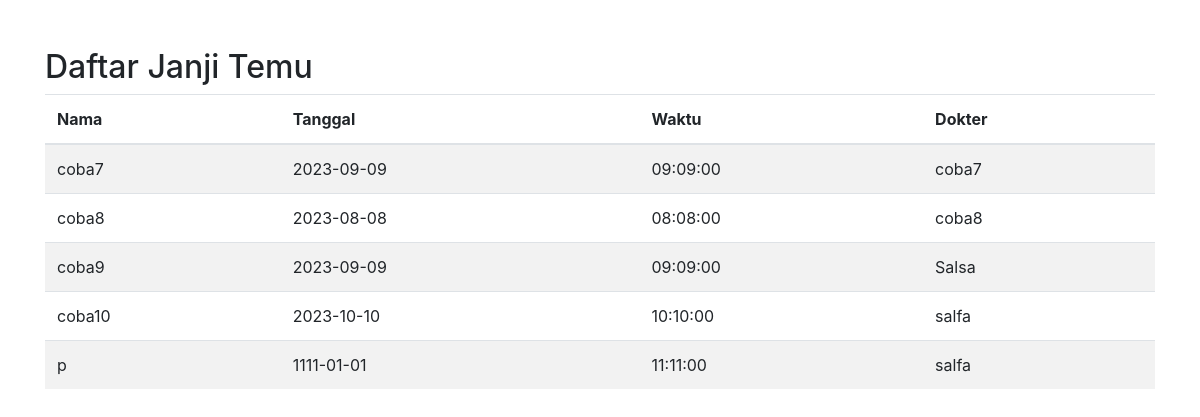
The app's page /reservasi/daftar_janji_temu.php, older data.
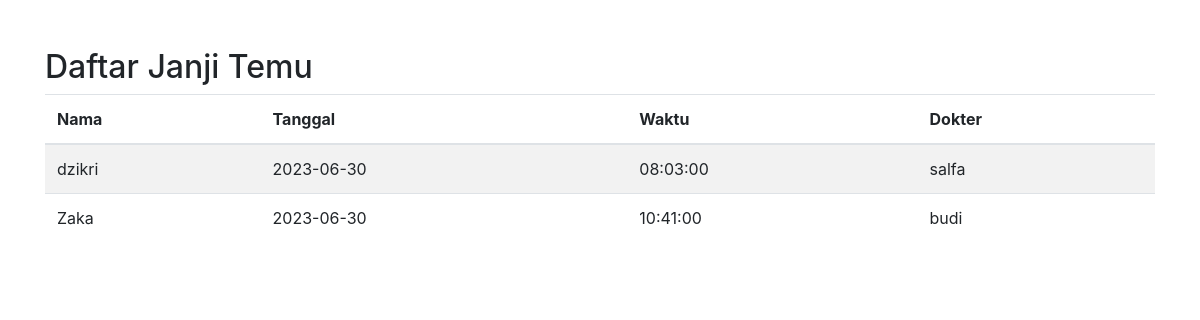
The same page, newer data.
### tables this page shows
CREATE TABLE `janji_temu` (
  `id` int(11) NOT NULL,
  `nama` varchar(100) NOT NULL,
  `usia` int(11) NOT NULL,
  `gender` varchar(10) NOT NULL,
  `alamat` varchar(100) NOT NULL,
  `dokter` varchar(100) NOT NULL,
  `tanggal` date NOT NULL,
  `waktu` time NOT NULL
);

### reservasi/daftar_janji_temu.php (the view, shortened to what this page needs)
<?php
require_once('../koneksi.php');
$query = "SELECT * FROM janji_temu";
$result = mysqli_query($conn, $query);
?>
<!DOCTYPE html>
<html>
<head>
    <link rel="stylesheet" href="https://maxcdn.bootstrapcdn.com/bootstrap/4.0.0/css/bootstrap.min.css">
</head>
<body>
    <div class="container mt-5">
        <h2>Daftar Janji Temu</h2>
        <table class="table table-striped">
            <thead>
                <tr>
                    <th>Nama</th>
                    <th>Tanggal</th>
                    <th>Waktu</th>
                    <th>Dokter</th>
                </tr>
            </thead>
            <tbody>
                <?php
                while($row = mysqli_fetch_assoc($result)){
                    echo "<tr>";
                    echo "<td>".$row['nama']."</td>";
                    echo "<td>".$row['tanggal']."</td>";
                    echo "<td>".$row['waktu']."</td>";
                    echo "<td>".$row['dokter']."</td>";
                    echo "</tr>";
                }
                ?>
            </tbody>
        </table>
    </div>
</body>
</html>

Row changes from the older to the newer data that the page shows:
removed janji_temu: nama "coba7", tanggal "2023-09-09", waktu "09:09:00", dokter "coba7"
removed janji_temu: nama "coba8", tanggal "2023-08-08", waktu "08:08:00", dokter "coba8"
removed janji_temu: nama "coba9", tanggal "2023-09-09", waktu "09:09:00", dokter "Salsa"
removed janji_temu: nama "coba10", tanggal "2023-10-10", waktu "10:10:00", dokter "salfa"
removed janji_temu: nama "p", tanggal "1111-01-01", waktu "11:11:00", dokter "salfa"
added janji_temu: nama "dzikri", tanggal "2023-06-30", waktu "08:03:00", dokter "salfa"
added janji_temu: nama "Zaka", tanggal "2023-06-30", waktu "10:41:00", dokter "budi"
